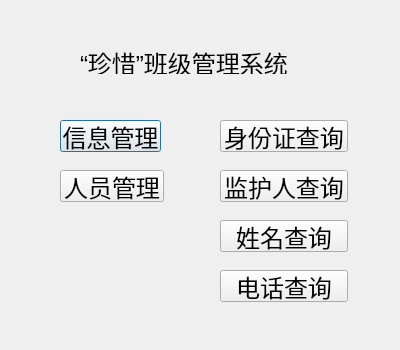
<?xml version="1.0" encoding="UTF-8"?>
<ui version="4.0">
 <class>mainDialog</class>
 <widget class="QDialog" name="mainDialog">
  <property name="geometry">
   <rect>
    <x>0</x>
    <y>0</y>
    <width>400</width>
    <height>350</height>
   </rect>
  </property>
  <property name="windowTitle">
   <string>Dialog</string>
  </property>
  <widget class="QLabel" name="label">
   <property name="geometry">
    <rect>
     <x>80</x>
     <y>50</y>
     <width>240</width>
     <height>24</height>
    </rect>
   </property>
   <property name="font">
    <font>
     <pointsize>18</pointsize>
    </font>
   </property>
   <property name="text">
    <string>“珍惜”班级管理系统</string>
   </property>
  </widget>
  <widget class="QPushButton" name="pushButton">
   <property name="geometry">
    <rect>
     <x>60</x>
     <y>120</y>
     <width>101</width>
     <height>32</height>
    </rect>
   </property>
   <property name="font">
    <font>
     <pointsize>18</pointsize>
    </font>
   </property>
   <property name="text">
    <string>信息管理</string>
   </property>
  </widget>
  <widget class="QPushButton" name="pushButton_2">
   <property name="geometry">
    <rect>
     <x>220</x>
     <y>120</y>
     <width>128</width>
     <height>32</height>
    </rect>
   </property>
   <property name="font">
    <font>
     <pointsize>18</pointsize>
    </font>
   </property>
   <property name="text">
    <string>身份证查询</string>
   </property>
  </widget>
  <widget class="QPushButton" name="pushButton_3">
   <property name="geometry">
    <rect>
     <x>60</x>
     <y>170</y>
     <width>104</width>
     <height>32</height>
    </rect>
   </property>
   <property name="font">
    <font>
     <pointsize>18</pointsize>
    </font>
   </property>
   <property name="text">
    <string>人员管理</string>
   </property>
  </widget>
  <widget class="QPushButton" name="pushButton_4">
   <property name="geometry">
    <rect>
     <x>220</x>
     <y>170</y>
     <width>128</width>
     <height>32</height>
    </rect>
   </property>
   <property name="font">
    <font>
     <pointsize>18</pointsize>
    </font>
   </property>
   <property name="text">
    <string>监护人查询</string>
   </property>
  </widget>
  <widget class="QPushButton" name="pushButton_5">
   <property name="geometry">
    <rect>
     <x>220</x>
     <y>220</y>
     <width>128</width>
     <height>32</height>
    </rect>
   </property>
   <property name="font">
    <font>
     <pointsize>18</pointsize>
    </font>
   </property>
   <property name="text">
    <string>姓名查询</string>
   </property>
  </widget>
  <widget class="QPushButton" name="pushButton_6">
   <property name="geometry">
    <rect>
     <x>220</x>
     <y>270</y>
     <width>128</width>
     <height>32</height>
    </rect>
   </property>
   <property name="font">
    <font>
     <pointsize>18</pointsize>
    </font>
   </property>
   <property name="text">
    <string>电话查询</string>
   </property>
  </widget>
 </widget>
 <resources/>
 <connections/>
</ui>
